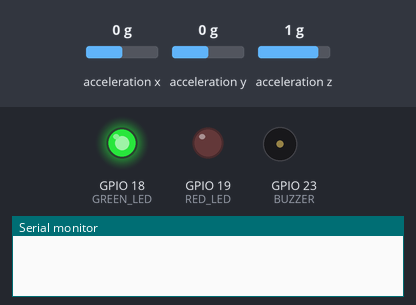
Bench run of a sketch on a simulated ESP32. Shown: output pins drawn as LEDs (lit = HIGH), buzzer (waves = sounding, pin HIGH), the last lines printed to the serial monitor. Wiring (inferred from the names in the program): ADXL345 accelerometer at I2C address 0x53. The test bench sets the inputs (shaded band); at power-on: acceleration x 0 g, acceleration y 0 g, acceleration z 1 g. WiFi joins after 1.5 s; servers stay silent unless stated; uploads are accepted with an empty reply; the local clock reads 2024-03-15 10:24:30 at power-on unless the sketch sets it.

Above: at 1.2 s.
1.3 s: acceleration x set to -0.2 g
At 4.0 s:
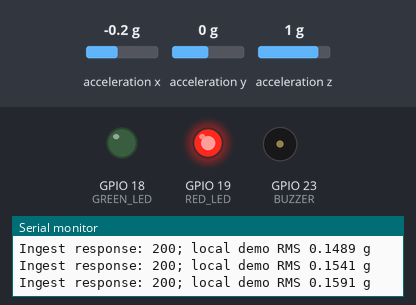
4.3 s: acceleration y set to -0.2 g
7.3 s: acceleration y set to -0.4 g
At 9.9 s:
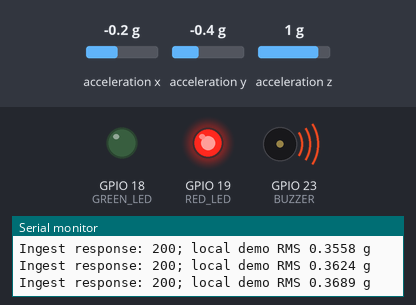
10.3 s: acceleration y set to 0 g
At 13.1 s:
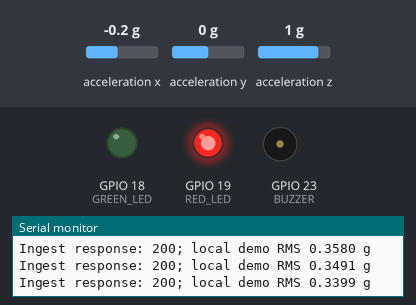
13.3 s: acceleration x set to -1.4 g
At 14.2 s:
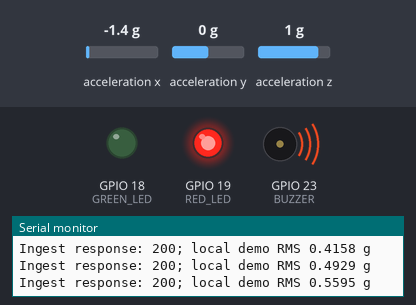
Timing chart, 0 to 15.8 s (numbered marks = the images above; inputs shaded):
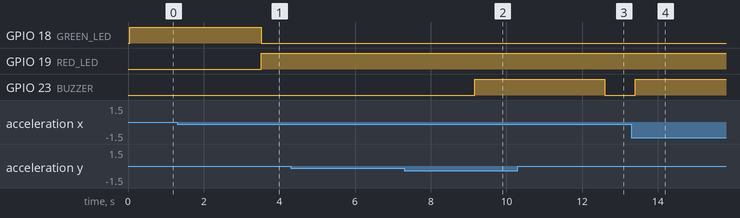

Measured:
- the behaviour switches between -0.1 and -0.2 g on acceleration x (found by bisection; images 0 and 1)
- the behaviour switches between -0.3 and -0.4 g on acceleration y (found by bisection; images 1 and 2)
- the behaviour switches between -0.2 and -0.1 g on acceleration y (found by bisection; images 2 and 3)
- after the input at 1.3 s, GPIO 18 (GREEN_LED): HIGH → LOW after 2.2 s; GPIO 19 (RED_LED): LOW → HIGH after 2.2 s
- after the input at 7.3 s, GPIO 23 (BUZZER): LOW → HIGH after 1.9 s
- after the input at 10.3 s, GPIO 23 (BUZZER): HIGH → LOW after 2.3 s
- after the input at 13.3 s, GPIO 23 (BUZZER): LOW → HIGH after 0.10 s

The sketch:

bridge_monitor.ino
```cpp
// PREPARATION ONLY: not compiled or tested against physical components.
#include <WiFi.h>
#include <WiFiClientSecure.h>
#include <HTTPClient.h>
#include <Wire.h>
#include <time.h>
#include "config.h"

constexpr uint8_t ADXL=0x53, GREEN_LED=18, RED_LED=19, BUZZER=23;
constexpr unsigned long SAMPLE_MS=50, SEND_MS=200;
// Fixed mounting baseline. Calibrate offsets before any hardware demonstration.
float offsetX=0, offsetY=0, offsetZ=0;
float squares[25]={0}; uint8_t position=0, count=0;
unsigned long lastSample=0,lastSend=0,lastReconnect=0;
bool sensorReady=false;

bool writeRegister(uint8_t address,uint8_t value){Wire.beginTransmission(ADXL);Wire.write(address);Wire.write(value);return Wire.endTransmission()==0;}
bool readAcceleration(float &x,float &y,float &z){
 Wire.beginTransmission(ADXL);Wire.write(0x32);if(Wire.endTransmission(false)!=0)return false;
 if(Wire.requestFrom(ADXL,(uint8_t)6)!=(uint8_t)6)return false;
 int16_t values[3];for(int i=0;i<3;i++){uint8_t lo=Wire.read(),hi=Wire.read();values[i]=(int16_t)((hi<<8)|lo);}
 x=values[0]*0.0039f-offsetX;y=values[1]*0.0039f-offsetY;z=values[2]*0.0039f-offsetZ;return true;
}
void setup(){
 Serial.begin(115200);Wire.begin(21,22);Wire.setClock(100000);
 pinMode(GREEN_LED,OUTPUT);pinMode(RED_LED,OUTPUT);pinMode(BUZZER,OUTPUT);
 digitalWrite(BUZZER,LOW);
 // Full resolution ±16 g; 100 Hz sensor output. Software sampling is 20 Hz.
 sensorReady=writeRegister(0x31,0x0B)&&writeRegister(0x2C,0x0A)&&writeRegister(0x2D,0x08);
 WiFi.mode(WIFI_STA);WiFi.begin(WIFI_SSID,WIFI_PASSWORD);
 configTime(0,0,"pool.ntp.org","time.nist.gov");
}
void loop(){
 unsigned long now=millis();
 if(WiFi.status()!=WL_CONNECTED&&now-lastReconnect>10000){lastReconnect=now;WiFi.reconnect();}
 if(now-lastSample<SAMPLE_MS)return;lastSample=now;
 float x,y,z;if(!sensorReady||!readAcceleration(x,y,z)){digitalWrite(GREEN_LED,LOW);digitalWrite(RED_LED,HIGH);digitalWrite(BUZZER,LOW);return;}
 float dynamicSquared=x*x+y*y+(z-1)*(z-1);squares[position]=dynamicSquared;position=(position+1)%25;if(count<25)count++;
 float sum=0;for(int i=0;i<count;i++)sum+=squares[i];float rms=sqrtf(sum/count);
 // Local DEMO thresholds; independently configured from backend settings.
 digitalWrite(GREEN_LED,rms<0.15f);digitalWrite(RED_LED,rms>=0.15f);digitalWrite(BUZZER,rms>=0.35f);
 if(WiFi.status()!=WL_CONNECTED||now-lastSend<SEND_MS)return;lastSend=now;
 if(time(nullptr)<1700000000)return; // Wait for clock sync before TLS validation.
 WiFiClientSecure client;client.setCACert(ROOT_CA);HTTPClient http;
 http.setTimeout(1500);if(!http.begin(client,INGEST_URL))return;
 http.addHeader("Content-Type","application/json");http.addHeader("Authorization",String("Bearer ")+DEVICE_TOKEN);
 String payload="{\"device_id\":\""+String(DEVICE_ID)+"\",\"x\":"+String(x,5)+",\"y\":"+String(y,5)+",\"z\":"+String(z,5)+",\"health\":{\"rssi\":"+String(WiFi.RSSI())+",\"uptimeMs\":"+String(millis())+",\"firmware\":\"sn2h-preparation-2\"}}";
 int code=http.POST(payload);Serial.printf("Ingest response: %d; local demo RMS %.4f g\n",code,rms);http.end();
}
```

config.example.h
```cpp
#pragma once
// Copy to config.h. Never commit network credentials or tokens.
const char* WIFI_SSID = "YOUR_WIFI";
const char* WIFI_PASSWORD = "YOUR_WIFI_PASSWORD";
const char* INGEST_URL = "https://your-monitor.example/api/sensor-data";
const char* DEVICE_TOKEN = "COPY_ROTATED_PER_DEVICE_CREDENTIAL";
const char* DEVICE_ID = "esp32-01"; // Match the registered sensor ID in Devices.
// Replace with the CA certificate for your HTTPS endpoint. Verification stays enabled.
const char* ROOT_CA = R"EOF(
-----BEGIN CERTIFICATE-----
REPLACE_WITH_YOUR_TRUSTED_CA
-----END CERTIFICATE-----
)EOF";
```
